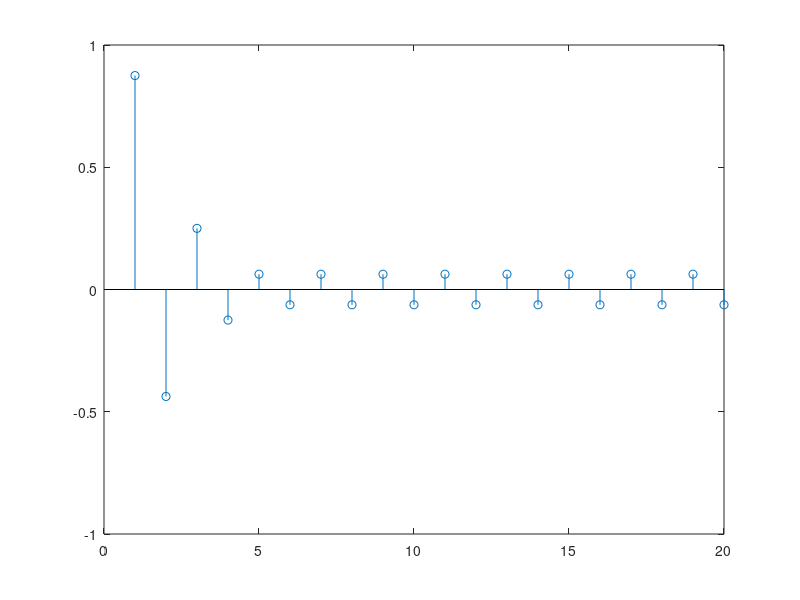

Here is the MATLAB script that generated this plot:
x = [ 7/8 zeros(1,19)];
y=0;
y1=0;
B=4;
for i=1:20
    x1=-1/2*y1;
    k=0
    x2=abs(x1)+2^(-B-1);
    for j=1:B
        k=k+fix(x2*2)*(2^(-j));
        x2=x2*2-fix(x2*2);
    end
    if x1<0
        k=k*-1;
    end
    y(i)=k+x(i);
    y1=y(i);
end
stem(y)